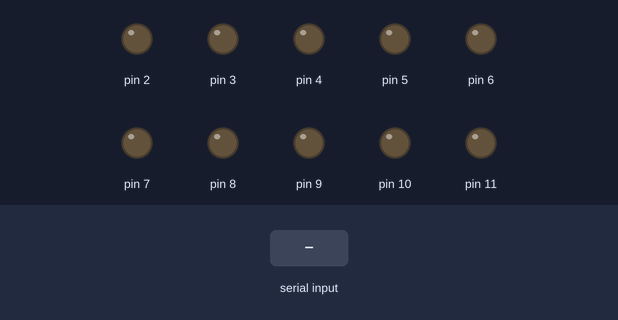
Simulated run of this sketch. Board: Arduino Uno, built with avr-gcc and run on an emulated ATmega328P. Shown: output pins drawn as LEDs (lit = HIGH). Inputs (shaded band) come from the test bench.

Above: at 1.2 s.
1.3 s: "a" received over Serial
At 1.45 s:
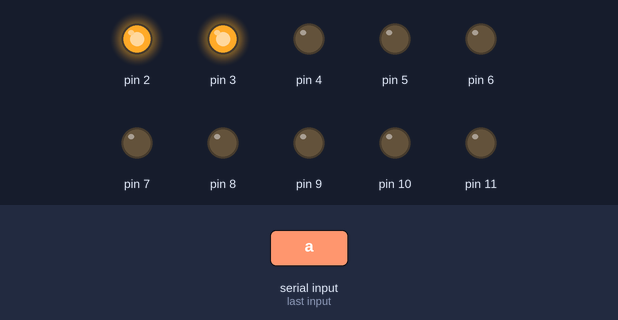
At 1.85 s:
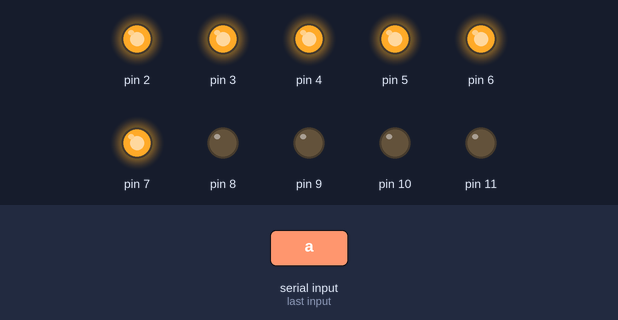
4.3 s: "b" received over Serial
At 4.45 s:
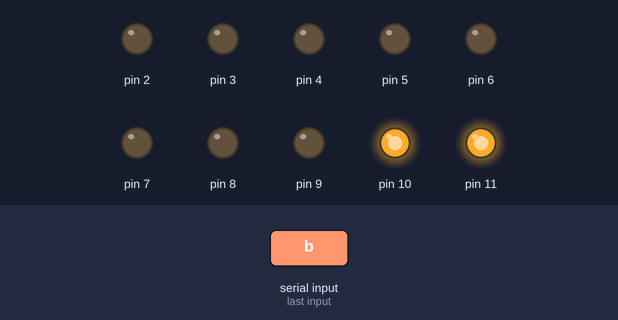
Timing chart, 0 to 7.7 s (numbered marks = the images above; inputs shaded):
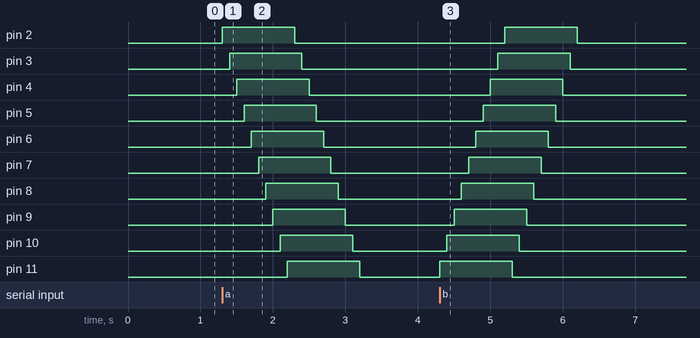

The sketch:

Progbutton.ino
```cpp
int Led = 2, Led13 = 11, tiempo = 100, contador = 0, i;
int alto=12, bajo=13, LedAlto=2,LedBajo=3,valAlto,valBajo;
int serial;

void setup() {
  Serial.begin(9600);
 pinMode(alto, INPUT);
 pinMode(bajo, INPUT);
 for (i=2; i<=11; i++){
    pinMode(i, OUTPUT);
  }

}

void loop() {
  //valAlto=digitalRead(alto);
  serial=Serial.read();
  if(serial=='a'){
  for (i=2; i<=11; i++){
    digitalWrite(i,HIGH);
     delay(tiempo);
    }
    for (i=2; i<=11; i++){
    digitalWrite(i,LOW);
     delay(tiempo);
    }
  }


  //valBajo=digitalRead(bajo);
   if(serial=='b'){
  for (i=11; i>=2; i--){
    digitalWrite(i,HIGH);
     delay(tiempo);
    }
     for (i=11; i>=2; i--){
    digitalWrite(i,LOW);
     delay(tiempo);
    }
}
}
```

Measured:
- after the input at 1.3 s, pin 2: LOW → HIGH at once, → LOW 1.0 s later; pin 3: LOW → HIGH after 0.10 s, → LOW 1.0 s later; pin 4: LOW → HIGH after 0.20 s, → LOW 1.0 s later; pin 5: LOW → HIGH after 0.30 s, → LOW 1.0 s later; pin 6: LOW → HIGH after 0.40 s, → LOW 1.0 s later
- after the input at 4.3 s, pin 2: LOW → HIGH after 0.90 s, → LOW 1.0 s later; pin 3: LOW → HIGH after 0.80 s, → LOW 1.0 s later; pin 4: LOW → HIGH after 0.70 s, → LOW 1.0 s later; pin 5: LOW → HIGH after 0.60 s, → LOW 1.0 s later; pin 6: LOW → HIGH after 0.50 s, → LOW 1.0 s later
